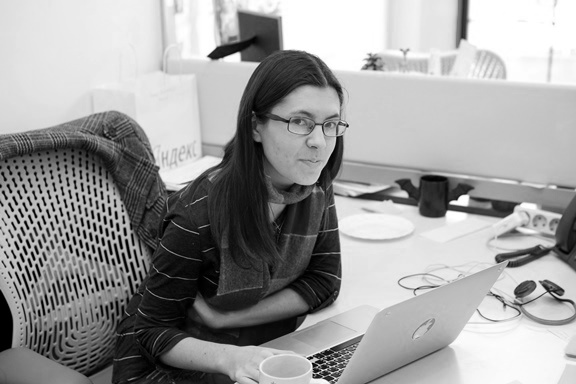
#> input picture 2016-2017/Linear Algebra/chrome folder/Lab#3/Sonya_small.jpg, 576 x 384 px
$ jupyter execute --allow-errors 3.ipynb   (shell and % lines are left out)   (older library calls are emulated)
#> lines starting #> are read from the running program, lines starting #| are printed output that depends on the picture
# Лабораторная работа 3

## Сингулярное разложение и его приложения

Напомним, что сингулярным разложением (SVD, Singular value decomposition) матрицы $A$ размера $m\times n$ называется представление

$$A = U\Sigma V^T,$$

где $U$ --- ортогональная матрица размера $m\times m$, $V$ --- ортогональная матрица размера $n\times n$, $\Sigma = \mathrm{diag}(\sigma_1,\sigma_2,\sigma_3,\ldots)$ --- диагональная матрица размера $m\times n$, в которой $\sigma_1\geqslant\sigma_2\geqslant\ldots\geqslant0$.

На самом деле, требование, чтобы матрицы $U$ и $V$ были квадратными, избыточно. *Усечённым сингулярным разложением* мы будем называть разложение

$$A = U\Sigma V^T,$$

где $U$ --- ортогональная матрица размера $m\times k$, $V$ --- ортогональная матрица размера $k\times n$, $\Sigma$ --- диагональная матрица размера $k\times k$, причём $k = \min(m,n)$. Далее мы будем работать исключительно с усечённым разложением.

### Сжатие данных с помощью SVD = построение низкорангового приближения

Введём *норму Фробениуса* матрицы как

$$||A||_{frob} = \sqrt{\mathrm{tr}{A^TA}} = \sqrt{\sum\limits_{i,j}a^2_{i,j}}$$

Иными словами, это обычное евклидово расстояние на пространстве, которое получается, если все матрицы вытянуть в длинные векторы.

Зададимся вопросом: как найти матрицу $A_{(r)}$ ранга $r$, наименее отличающуюся от $A$ по норме Фробениуса (то есть для которой норма разности $||A - A_{(r)}||_{frob}$ минимальна). Оказывается, это можно сделать с помощью сингулярного разложения:

**Теорема.** Пусть $\Sigma_{(r)}$ - это матрица, полученная из $\Sigma$ заменой диагональных элементов $\sigma_{ii}$ ($i > r$) нулями, тогда $A_{(r)} = U\Sigma_{(r)}V^T$.

Это можно переписать и в более экономичном виде. Если

$$A = \underbrace{
\begin{pmatrix}
u_{11} & \ldots & u_{1k}\\
\vdots & & \vdots\\
u_{m1} & \ldots & u_{mk}
\end{pmatrix}}_{=U}\cdot\underbrace{{
\begin{pmatrix}
\sigma_{11} & &\\
 & \sigma_{22} & \\
 & & \ddots
\end{pmatrix}}
}_{=\Sigma}\cdot \underbrace{
\begin{pmatrix}
v_{11} & \ldots & v_{n1}\\
\vdots & & \vdots\\
v_{1k} & \ldots & v_{nk}
\end{pmatrix}}_{=V^T}$$

то

$$A_{(r)} = \underbrace{
\begin{pmatrix}
u_{11} & \ldots & u_{1r}\\
\vdots & & \vdots\\
u_{m1} & \ldots & u_{mr}
\end{pmatrix}}_{=U_r}\cdot\underbrace{{
\begin{pmatrix}
\sigma_{11} & &\\
 & \ddots & \\
 & & \sigma_{rr}
\end{pmatrix}}
}_{=\Sigma_r}\cdot \underbrace{
\begin{pmatrix}
v_{11} & \ldots & v_{n1}\\
\vdots & & \vdots\\
v_{1r} & \ldots & v_{nr}
\end{pmatrix}}_{=V^T_r}$$

При этом

$$||A - A_{r}||_{frob} = \sqrt{\sum\limits_{i\geqslant r+1} \sigma_{ii}^2}$$

Если сингулярные значения матрицы падают достаточно быстро (а в реальных задачах часто бывает именно так), то норма разности будет малой при сравнительно небольшом значении $r$.

На хранение исходной матрицы нам требовалось $m\times n$ памяти. Теперь же, если мы будем хранить отдельно $U_r$, $V_r$ и диагональные элементы $\Sigma_r$, затраты памяти составят $mr + nr + r = r(m + n + 1)$.

**Разложение на компоненты ранга 1**

Обозначим через $u_1,\ldots, u_k$ столбцы матрицы $U$, а через $v_1, \ldots, v_k$ столбцы матрицы $V$. Тогда имеет место равенство

$$A = u_1\sigma_{11}v_1^T + u_2\sigma_{22}v_2^T + u_3\sigma_{33}v_3^T + \ldots$$

Матрицу $u_k\sigma_{kk}v_k^T = \sigma_{kk}u_kv_k^T$ мы будем называть $k$-й компонентой ранга 1 матрицы $A$. Отметим, что слагаемые в этой сумме ортогональны относительно скалярного произведения $(X, Y) = \mathrm{tr}(X^TY)$ (порождающего норму Фробениуса).

Как нетрудно заметить,

$$A_{r} = \sigma_{11}u_1v_1^T + \sigma_{22}u_2v_2^T + \ldots + \sigma_{rr}u_rv_r^T$$

**Технические детали (SVD в Питоне)**

Есть несколько способов сделать в Питоне сингулярное разложение; мы пока предлагаем вам использовать

`import scipy.linalg.as sla`

`U, S, Vt = sla.svd(X, full_matrices=False)`

Обращаем ваше внимание на то, что `U, S, Vt` - это соответственно матрицы $U$, $\Sigma$ и $V^T$ (не забывайте про это $^T$). Параметр `full_matrices` отвечает за то, будет ли сингулярное разложение полным или усечённым.

### Задание 1. Сжатие данных с помощью SVD

Загрузите выложенную на странице курса фотографию.

[cell 1]
from PIL import Image
from scipy import misc
from numpy.linalg import svd
import numpy as np

[cell 2]
img = misc.imread('Sonya_small.jpg', mode='L')

Нарисуйте картинку:

[cell 3]
import pylab as plt

imgplot = plt.imshow(img, cmap='gray')

Постройте сингулярное разложение этой матрицы.

[cell 4]
U, S, VT = svd(img, full_matrices=False)
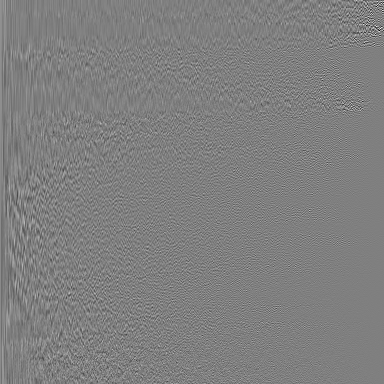
#> U: shape (384, 384) float64; min -0.517, max 0.515, mean 7.9e-05; drawn with min black and max white
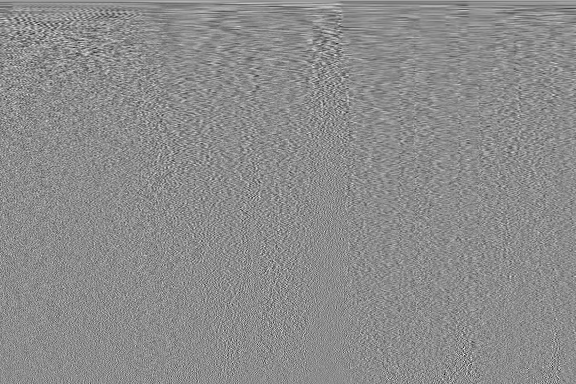
#> VT: shape (384, 576) float64; min -0.301, max 0.245, mean 0.000137; drawn with min black and max white
#> S = 384 values, max 77868.7 at index 0, min 2.14 at index 383, mean 717.7

Нарисуйте график диагональных элементов матрицы $\Sigma$:

[cell 5]
sigma = S
#> sigma has the same summary as S
plt.ylim([-4000, 80000])
plt.xlim([-30, 400])
plt.plot(sigma, 'g--')
print(sigma.shape[0])
#| 384

[cell 6]
sigma = S
plt.ylim([-4000, 80000])
plt.xlim([-30, 400])
plt.plot(sigma, 'go')
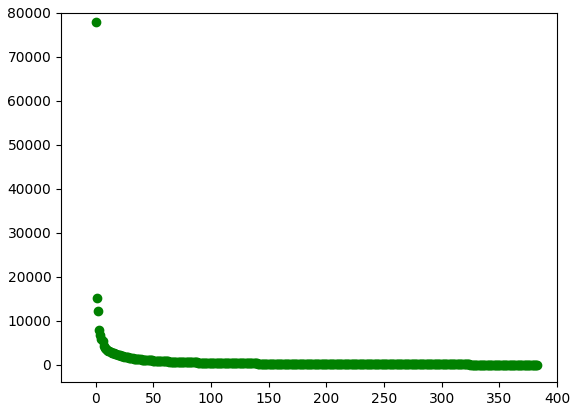
#> figure drawn by matplotlib, 1 panel; curve peaks at x = 0, y = 77868.7

Кажется, что они убывают достаточно быстро и есть надежда, что первые несколько компонент дадут картинку, близкую к исходной.

Визуализуйте первую компоненту ранга 1. Ожидали ли вы увидеть именно это? Почему?

Визуализуйте суммы компонент ранга 1 с первой по двадцатую, с первой по пятидесятую, с двадцатой по сотую, с двадцатой по последнюю. Сделайте выводы.

**Важно:** пожалуйста, сделайте это с помощью только матричных операций, без циклов, функций `map` и `reduce`, а также специальных функций, находящих суммы компонент.

[cell 7]
IMG_matrix = (sigma[:1] * U[:,:1]).dot(VT[:1,:])
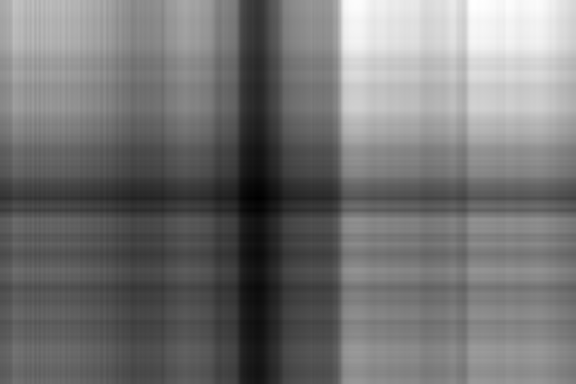
#> IMG_matrix: shape (384, 576) float64; min 39.26, max 297, mean 157.4; drawn with min black and max white
IMG_plot= plt.imshow(IMG_matrix, cmap='gray')

[cell 8]
IMG_matrix = (sigma[:20] * U[:,:20]).dot(VT[:20,:])
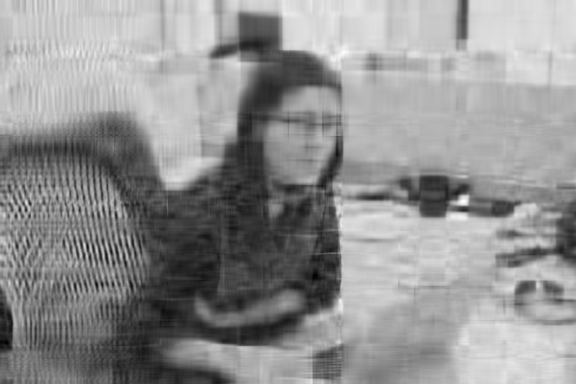
#> IMG_matrix: shape (384, 576) float64; min -42.75, max 304.4, mean 156.5; drawn with min black and max white
IMG_plot= plt.imshow(IMG_matrix, cmap='gray')

[cell 9]
IMG_matrix = (sigma[:50] * U[:,:50]).dot(VT[:50,:])
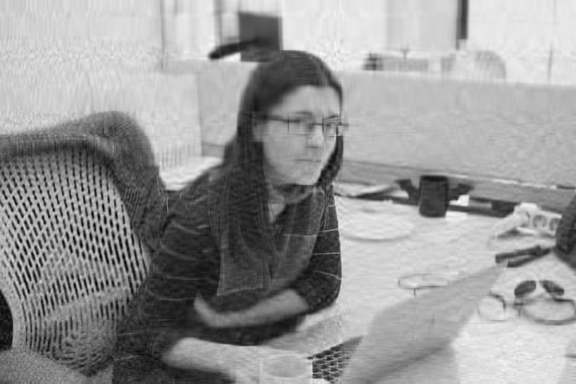
#> IMG_matrix: shape (384, 576) float64; min -32.67, max 284.9, mean 156.5; drawn with min black and max white
IMG_plot= plt.imshow(IMG_matrix, cmap='gray')

[cell 10]
IMG_matrix = (sigma[20:100] * U[:,20:100]).dot(VT[20:100,:])
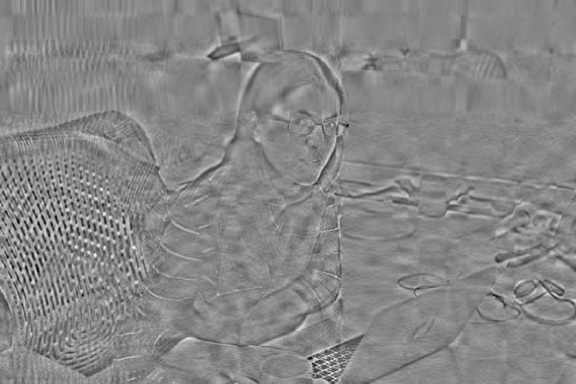
#> IMG_matrix: shape (384, 576) float64; min -158.9, max 141.2, mean 0; drawn with min black and max white
IMG_plot= plt.imshow(IMG_matrix, cmap='gray')

[cell 11]
IMG_matrix = (sigma[20:] * U[:,20:]).dot(VT[20:,:])
IMG_plot= plt.imshow(IMG_matrix, cmap='gray')

Так как первая первая компонента во много раз превосходит остальные, я ожилал с хорошей точностью совпадение данной картинки с исходной, но, на практике, получилось по-другому

Как вам кажется, сколько первых главных компонент нужно взять для достаточно хорошего восстановления исходного изображения? Во сколько раз меньше памяти потребуется для их хранения?

Отметим, что если мы возьмем первые 100 компонент, то полученное нами изображение с хорошей степенью точности будет совпадать с исходным. В частности, это следует из того что на нашем графике после 100 элемента значение функии

Размер уменьшился в $\dfrac{384\cdot576}{100\cdot(384+1+576)} = 2,3$

[cell 12]
IMG_matrix = (sigma[:100] * U[:,:100]).dot(VT[:100,:])
IMG_plot= plt.imshow(IMG_matrix, cmap='gray')

### Задание 2. Геометрия SVD. Визуализация данных с помощью SVD.

**Геометрический смысл SVD**

Допустим, что у нас есть выборка $x_1,\ldots,x_m\in\mathbb{R}^n$. Запишем её в матрицу объекты-признаки

$$X = \begin{pmatrix}
x_{11} & \ldots & x_{1n}\\
\vdots & & \vdots\\
x_{m1} & \ldots & x_{mn}
\end{pmatrix}$$

(строки - объекты, столбцы - признаки) и сделаем SVD-разложение: $X = U\Sigma V^T$. Его можно интерпретировать следующим образом:

$$X = U\Sigma \cdot V^T,$$

где $U\Sigma$ - это матрица объекты-признаки для тех же объектов, но в новых признаках, полученных из исходных с помощью линейного преобразования $V^T$ (напоминаем, что умножение на матрицу справа соответствует преобразованию столбцов). Попробуем понять, чем замечательны эти признаки.

Рассмотрим матрицу $X^TX = U\Sigma^2U^T$. Легко видеть, что это матрица Грама системы столбцов матрицы $X$; иными словами, в ней записаны скалярные произведения векторов различных признаков. Из лекций вы знаете, что $\sigma_1^2$, квадрат первого сингулярного числа, это наибольшее собственное значение матрицы $X^TX$, а $u_1$, первый столбец матрицы $U$, - это соответствующий собственный вектор. Можно показать, что

$$\sigma_1 = \mathrm{max}_{w}\frac{|Xw|}{|w|} = \mathrm{max}_{|w| = 1}\left(|Xw|\right),$$

Попробуем осознать физический смысл этой шутки. Напомним, что строки матрицы $X$ - это координаты объектов $x_1,\ldots,x_m$ в пространстве признаков. Произведение $Xw$ - это вектор из значений на тех же самых объектах некоторого нового признака, являющегося линейной комбинацией исходных с коэффициентами $w_1,\ldots,w_n$:

$Xw = w_1\begin{pmatrix} x_{11}\\ \ldots \\ x_{m1}
\end{pmatrix} + w_2\begin{pmatrix} x_{12}\\ \ldots \\ x_{m2}
\end{pmatrix} + \ldots + w_n\begin{pmatrix} x_{1n}\\ \ldots \\ x_{mn}
\end{pmatrix}$

Соответственно, $|Xw|^2$ - это квадрат длины вектора, составленного из значений нового признака.

Таким образом, первому сингулярному значению $\sigma_1$ отвечает такой признак, у которого сумма квадратов значений максимальна, то есть признак, принимающий, условно говоря, самые большие значения.

Резюмируя, мы можем сказать, что сингулярное разложение делает следующее:
- находит новый признак (новое направление) вдоль которого "дисперсия"$^1$ максимальна;
- в ортогональной ему плоскости находит признак, вдоль которого "дисперсия" максимальна;
- и так далее.

В задании 3.3 вы в этом убедитесь на конкретном примере.

---
$^1$ настоящая выборочная дисперсия с точностью до числового множителя была бы равна $|Xw - \overline{Xw}|^2$, где $\overline{Xw} = \frac1m\sum_{i=1}^m(Xw)_i$ - среднее значения признака.

**Визуализация данных с помощью SVD**

Выше мы обсудили, что первые из "новых признаков" - это признаки, значения которых, скажем так, наиболее разнообразны. Зачастую (хотя и не всегда) именно они несут в себе наиболее важные черты датасета. И если взять две-три первых, то датасет можно нарисовать и посмотреть на него - и, возможно, обнаружить какую-то структуру.

**Задание 2.1.** С помощью функции `dsklearn.datasets.load_digits()` загрузите датасет рукописных цифр [MNIST](http://yann.lecun.com/exdb/mnist/). В нём есть несколько атрибутов; вам сейчас будут нужны `digits.data` (`np.array`, строки которого - это вытянутые в одну строку значения пикселей) и `digits.target` (в них записаны соответствующие цифры).

[cell 13]
from sklearn import datasets

digits = datasets.load_digits()

print(digits.target[0])

plt.imshow(digits.data[0].reshape((8,8)))
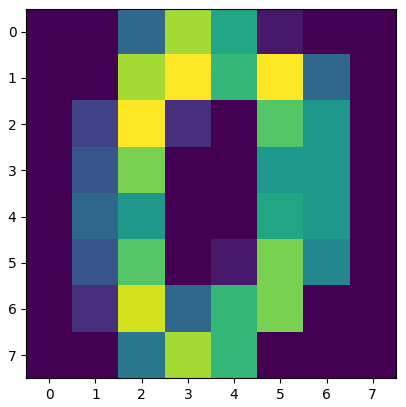
#> figure drawn by matplotlib, 1 panel

Примените к матрице `digits.target` сингулярное разложение.

Первые два столбца матрицы $U\Sigma$ - это проекция датасета на некоторую плоскость (объекты - это строки!). Нарисуйте на плоскости эти точки, покрасив различные цифры (0,1,2,...) в разные цвета. Получается ли какая-то структура?

[cell 14]
U, S, VT = svd(digits.data, full_matrices=True)

x = S[0] * U[:, 0]
y = S[1] * U[:, 1]
plt.scatter(x, y, c=digits.target, cmap="CMRmap", marker = '.')
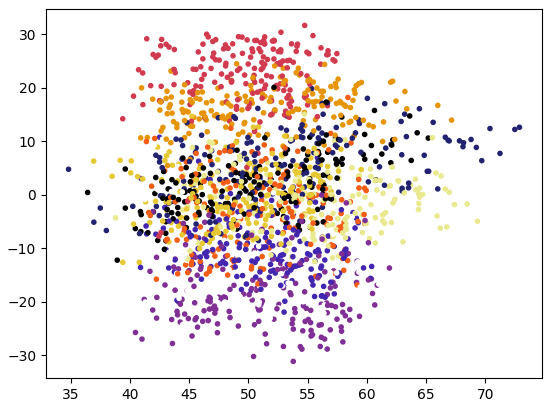
#> figure drawn by matplotlib, 1 panel

Если вы всё сделали правильно, то никакой структуры не должно было получиться:)

А всё потому, что мы не сделали одной важной вещи (почему она важна - мы с вами увидим в конце третьего задания). Теперь вычтите из каждого признака (т.е. из каждого столбца) его среднее значение, снова сделайте SVD и нарисуйте разноцветные точки.

[cell 15]
U, S, VT = svd(digits.data - digits.data.mean(axis=0), full_matrices=True)

x = S[0] * U[:, 0]
y = S[1] * U[:, 1]
plt.scatter(x, y, c=digits.target, cmap="CMRmap", marker = '.')
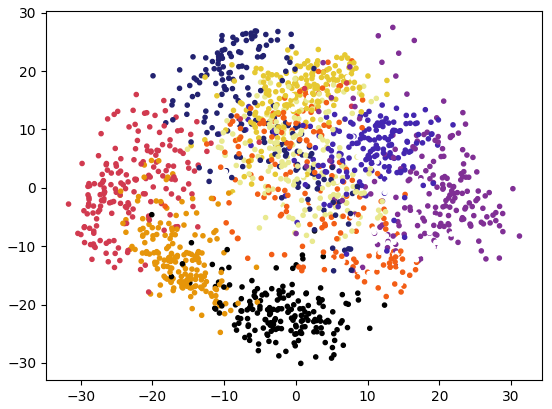
#> figure drawn by matplotlib, 1 panel

Теперь у вас должна была получиться красивая картинка!

**Задание 2.$\frac32^*$**. Сравните работу SVD с другим методом понижения размерности: [случайными гауссовскими проекциями](http://scikit-learn.org/stable/modules/generated/sklearn.random_projection.GaussianRandomProjection.html). Задание со звёздочкой и не про линейную алгебру, поэтому ничего не объясняем.

[cell 16]
from sklearn import random_projection

Gauss = random_projection.GaussianRandomProjection(2).fit_transform(digits.data, digits.target)
colors = ['gray', 'brown', 'orange', 'y', 'c', 'g', 'b', 'm', 'r', 'k'];

plt.scatter(Gauss[:, 0], Gauss[:, 1], c=digits.target, cmap='CMRmap', marker = '.')
#> (the rest of the program and of its run is left out)
